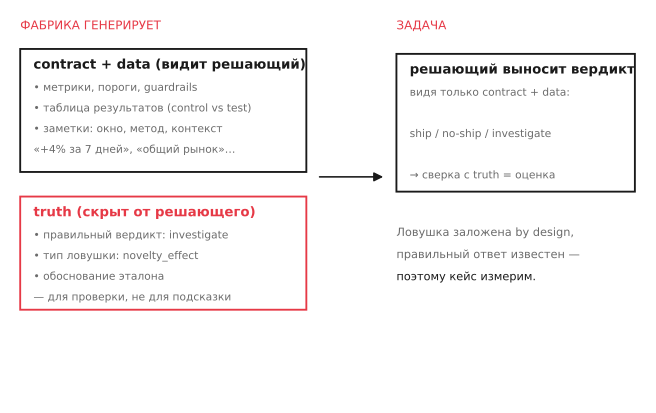

Write the Python code that produced this figure.
#!/usr/bin/env python3
"""fig_case_anatomy.svg — anatomy of a synthetic trap case.
Shows contract + data (visible) + ground truth (hidden). davydov.my palette."""
import matplotlib
matplotlib.use("svg")
import matplotlib.pyplot as plt
from matplotlib import rcParams
from matplotlib.patches import Rectangle, FancyArrowPatch

INK="#1a1a1a"; MUTED="#6b6b6b"; AXIS="#d4d4d0"; ACCENT="#e63946"
rcParams["font.family"]="DejaVu Sans"; rcParams["svg.fonttype"]="none"

fig, ax = plt.subplots(figsize=(7.2, 4.4))
ax.set_xlim(0,12); ax.set_ylim(0,8); ax.axis("off")

def box(x,y,w,h,title,lines,edge=AXIS,tcol=INK,lw=1.0):
    ax.add_patch(Rectangle((x,y),w,h,facecolor="none",edgecolor=edge,linewidth=lw))
    ax.text(x+0.25, y+h-0.4, title, fontsize=10, color=tcol, fontweight="bold")
    for i,l in enumerate(lines):
        ax.text(x+0.25, y+h-0.85-i*0.42, l, fontsize=8, color=MUTED)

# left: what the factory builds
ax.text(0.2, 7.6, "ФАБРИКА ГЕНЕРИРУЕТ", fontsize=9, color=ACCENT)

box(0.2, 4.7, 5.4, 2.5, "contract + data  (видит решающий)",
    ["• метрики, пороги, guardrails",
     "• таблица результатов (control vs test)",
     "• заметки: окно, метод, контекст",
     "  «+4% за 7 дней», «общий рынок»…"], edge=INK, lw=1.4)

box(0.2, 1.9, 5.4, 2.3, "truth  (скрыт от решающего)",
    ["• правильный вердикт: investigate",
     "• тип ловушки: novelty_effect",
     "• обоснование эталона",
     "  — для проверки, не для подсказки"], edge=ACCENT, tcol=ACCENT, lw=1.4)

# arrow to right
arr = FancyArrowPatch((5.8,4.6),(7.1,4.6), arrowstyle="-|>", mutation_scale=14,
                      color=INK, lw=1.2)
ax.add_patch(arr)

# right: the task
ax.text(7.3, 7.6, "ЗАДАЧА", fontsize=9, color=ACCENT)
box(7.3, 4.3, 4.5, 2.8, "решающий выносит вердикт",
    ["видя только contract + data:",
     "",
     "  ship / no-ship / investigate",
     "",
     "→ сверка с truth = оценка"], edge=INK, lw=1.4)

ax.text(7.3, 3.4, "Ловушка заложена by design,", fontsize=8.5, color=MUTED)
ax.text(7.3, 2.95, "правильный ответ известен —", fontsize=8.5, color=MUTED)
ax.text(7.3, 2.5, "поэтому кейс измерим.", fontsize=8.5, color=INK)

plt.tight_layout()
plt.savefig("fig_case_anatomy.svg", format="svg", bbox_inches="tight", transparent=True)
print("wrote fig_case_anatomy.svg")
